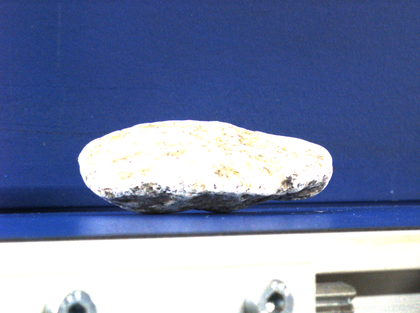
%> input picture E-UIAIA/front_1.png, 420 x 313 px, shrunk from 1292 x 964 before the run, given in place of front_1.jpeg, which was not available
$ octave reconstruct.m   (GNU Octave 9; MATLAB toolbox functions it lacks are replaced by stand-ins)
%> lines starting %> are read from the running program, lines starting %| are printed output that depends on the picture; in (x1, y1, x2, y2) boxes, pixels count from 0 and x2, y2 are one past the last pixel; in counts of white or black regions, pixels touching at a corner belong together; the program's own positions count from 1; pictures that were not available may be replaced by others from this repository, and a replacement may not be noted
### tight_subplot.m
function [ha, pos] = tight_subplot(Nh, Nw, gap, marg_h, marg_w)

% tight_subplot creates "subplot" axes with adjustable gaps and margins
%
% [ha, pos] = tight_subplot(Nh, Nw, gap, marg_h, marg_w)
%
%   in:  Nh      number of axes in hight (vertical direction)
%        Nw      number of axes in width (horizontaldirection)
%        gap     gaps between the axes in normalized units (0...1)
%                   or [gap_h gap_w] for different gaps in height and width
%        marg_h  margins in height in normalized units (0...1)
%                   or [lower upper] for different lower and upper margins
%        marg_w  margins in width in normalized units (0...1)
%                   or [left right] for different left and right margins
%
%  out:  ha     array of handles of the axes objects
%                   starting from upper left corner, going row-wise as in
%                   subplot
%        pos    positions of the axes objects
%
%  Example: ha = tight_subplot(3,2,[.01 .03],[.1 .01],[.01 .01])
%           for ii = 1:6; axes(ha(ii)); plot(randn(10,ii)); end
%           set(ha(1:4),'XTickLabel',''); set(ha,'YTickLabel','')

% Pekka Kumpulainen 21.5.2012   @tut.fi
% Tampere University of Technology / Automation Science and Engineering


if nargin<3; gap = .02; end
if nargin<4 || isempty(marg_h); marg_h = .05; end
if nargin<5; marg_w = .05; end

if numel(gap)==1;
    gap = [gap gap];
end
if numel(marg_w)==1;
    marg_w = [marg_w marg_w];
end
if numel(marg_h)==1;
    marg_h = [marg_h marg_h];
end

axh = (1-sum(marg_h)-(Nh-1)*gap(1))/Nh;
axw = (1-sum(marg_w)-(Nw-1)*gap(2))/Nw;

py = 1-marg_h(2)-axh;

% ha = zeros(Nh*Nw,1);
ii = 0;
for ih = 1:Nh
    px = marg_w(1);

    for ix = 1:Nw
        ii = ii+1;
        ha(ii) = axes('Units','normalized', ...
            'Position',[px py axw axh], ...
            'XTickLabel','', ...
            'YTickLabel','');
        px = px+axw+gap(2);
    end
    py = py-axh-gap(1);
end
if nargout > 1
    pos = get(ha,'Position');
end
ha = ha(:);

### reconstruct.m
% Ref:
% Watershed: https://www.mathworks.com/help/images/examples/marker-controlled-watershed-segmentation.html
% test.m
% Color thresholding: https://www.mathworks.com/matlabcentral/fileexchange/25682-color-threshold
% regionprops: https://wenku.baidu.com/view/3af583c108a1284ac850432d.html
% opencv thresholding: https://blog.csdn.net/guduruyu/article/details/68059450
% http://www.cnblogs.com/polly333/p/7284223.html
% 3D reconstruct: http://blog.sciencenet.cn/blog-4099-1059118.html
% https://blog.csdn.net/bizer_csdn/article/details/52712965
% Delaunay triangulation: https://blog.csdn.net/berguiliu/article/details/25003055
% Centroid of polyhedron: http://wwwf.imperial.ac.uk/~rn/centroid.pdf
% https://www.mathworks.com/matlabcentral/fileexchange/8514-centroid-of-a-convex-n-dimensional-polyhedron
% see Blobsdemo.m for other implementation
% Extract from green backdrop:
% https://blogs.mathworks.com/steve/2014/08/12/it-aint-easy-seeing-green-unless-you-have-matlab/

%% Image Segmentation
global ZJU; ZJU = false;
global UIUC; UIUC = true;

% ZJU type image (white background, dark particle), simple binarization is
% sufficient
if ZJU
    close all;
    front = imread('front.bmp');
    side = imread('side.bmp');
    top = imread('top.bmp');
    front_bi = toBinary(rgb2gray(front)); % use grayscale
    side_bi = toBinary(rgb2gray(side));
    top_bi = toBinary(rgb2gray(top));
end

% UIUC type image (blue background, bright particle), color segmentation is
% required
if UIUC
    close all;
    front = imread('front_1.jpeg');
%> front is the input picture: size 313x420x3 uint8; mean R, G, B 119.2, 132.3, 169.6
    side = imread('side_1.jpeg');
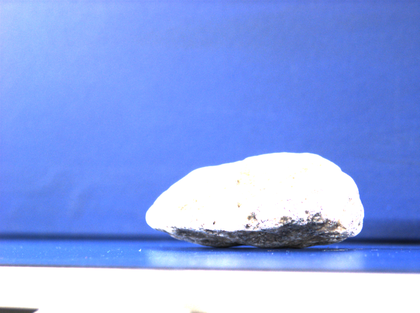
%> input picture E-UIAIA/side_1.png, 420 x 313 px, shrunk from 1292 x 964 before the run, given in place of side_1.jpeg, which was not available
%> side is the input picture: size 313x420x3 uint8; mean R, G, B 141.2, 166.5, 238.5
    top = imread('top_1.jpeg');
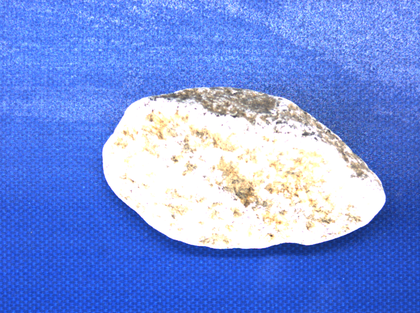
%> input picture E-UIAIA/top_1.png, 420 x 313 px, shrunk from 1292 x 964 before the run, given in place of top_1.jpeg, which was not available
%> top is the input picture: size 313x420x3 uint8; mean R, G, B 117.8, 146.4, 226.2
    front_bi = toBinary(rgb2hsv(front)); % use HSV space
%> in toBinary, `hueThres = graythresh(im(:,:,1));`: hueThres = 0.341
%> in toBinary, `satThres = graythresh(im(:,:,2));`: satThres = 0.337
%> in toBinary, `im = im(:,:,2) <= satThres;`:
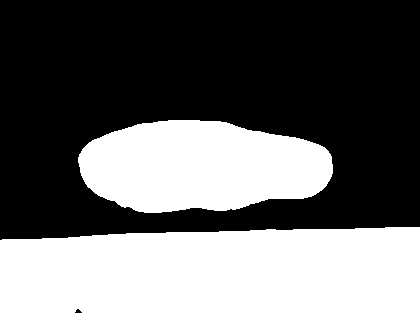
%> im: size 313x420 logical; 39.8% white; 2 white regions, box (x1, y1, x2, y2) and area: (0, 227, 420, 313) 33926, (78, 120, 333, 213) 18414
%> in toBinary, `im = imopen(im,se);`: im: size 313x420 logical; 39.8% white; 2 white regions, box (x1, y1, x2, y2) and area: (0, 227, 420, 313) 33926, (79, 120, 333, 213) 18397
%> in toBinary, `im = imclose(im,se);`: im: size 313x420 logical; 39.8% white; 2 white regions, box (x1, y1, x2, y2) and area: (0, 227, 420, 313) 33937, (79, 120, 333, 213) 18398
%> in toBinary, `im = imclearborder(im, 8);`: im: size 313x420 logical; 14% white; 1 white region, box (x1, y1, x2, y2) and area: (79, 120, 333, 213) 18398
%> in toBinary, `im = imclose(im,se);`: im: size 313x420 logical; 14% white; 1 white region, box (x1, y1, x2, y2) and area: (79, 120, 333, 213) 18407
    side_bi = toBinary(rgb2hsv(side));
%> in toBinary (call 2), `im = imgaussfilt(im, 2);`:
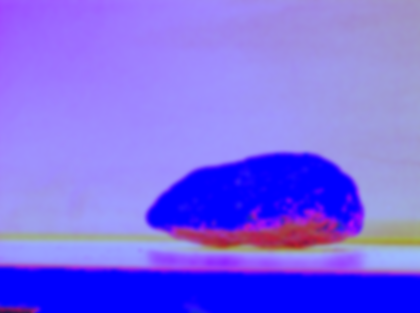
%> im: size 313x420x3 double; mean R, G, B 0.492, 0.415, 0.936
%> in toBinary (call 2), `hueThres = graythresh(im(:,:,1));`: hueThres = 0.322
%> in toBinary (call 2), `satThres = graythresh(im(:,:,2));`: satThres = 0.294
%> in toBinary (call 2), `im = im(:,:,2) <= satThres;`: im: size 313x420 logical; 26.9% white; 5 white regions (2 under 20 px), largest, box (x1, y1, x2, y2) and area: (0, 258, 420, 313) 19219, (146, 152, 364, 248) 15986, (159, 257, 177, 264) 84
%> in toBinary (call 2), `im = imfill(im, 8, 'holes');`: im: size 313x420 logical; 26.9% white; 5 white regions (2 under 20 px), largest, box (x1, y1, x2, y2) and area: (0, 258, 420, 313) 19225, (146, 152, 364, 248) 15986, (159, 257, 177, 264) 84
%> in toBinary (call 2), `im = imopen(im,se);`: im: size 313x420 logical; 26.7% white; 2 white regions, box (x1, y1, x2, y2) and area: (0, 258, 420, 313) 19188, (146, 153, 363, 248) 15958
%> in toBinary (call 2), `im = imclose(im,se);`: im: size 313x420 logical; 27% white; 1 white region, box (x1, y1, x2, y2) and area: (0, 153, 420, 313) 35530
%> in toBinary (call 2), `im = imclearborder(im, 8);`: im: size 313x420 logical; every value is 0
    top_bi = toBinary(rgb2hsv(top));
%> in toBinary (call 3), `im = imgaussfilt(im, 2);`:
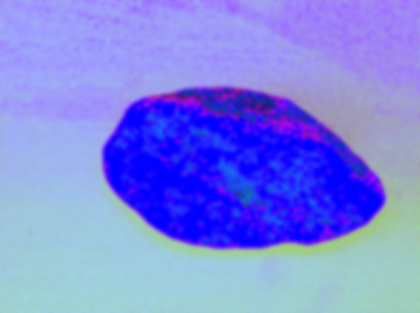
%> im: size 313x420x3 double; mean R, G, B 0.496, 0.522, 0.902
%> in toBinary (call 3), `hueThres = graythresh(im(:,:,1));`: hueThres = 0.365
%> in toBinary (call 3), `satThres = graythresh(im(:,:,2));`: satThres = 0.376
%> in toBinary (call 3), `im = im(:,:,2) <= satThres;`:
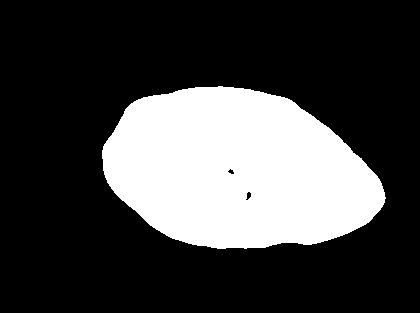
%> im: size 313x420 logical; 26.3% white; 1 white region, box (x1, y1, x2, y2) and area: (102, 86, 386, 249) 34599
%> in toBinary (call 3), `im = imfill(im, 8, 'holes');`: im: size 313x420 logical; 26.4% white; 1 white region, box (x1, y1, x2, y2) and area: (102, 86, 386, 249) 34642
%> in toBinary (call 3), `im = imopen(im,se);`: im: size 313x420 logical; 26.3% white; 1 white region, box (x1, y1, x2, y2) and area: (102, 87, 385, 249) 34630
%> in toBinary (call 3), `im = imclose(im,se);`: im: size 313x420 logical; 26.3% white; 1 white region, box (x1, y1, x2, y2) and area: (102, 87, 385, 249) 34633
%> in toBinary (call 3), `im = imclose(im,se);`: im: size 313x420 logical; 26.3% white; 1 white region, box (x1, y1, x2, y2) and area: (102, 87, 385, 249) 34636
end

figure
[ha, pos] = tight_subplot(2,3,[.01 .01],[.01 .01],[.01 .01]);
axes(ha(1)), imshow(front), title('front');
axes(ha(2)), imshow(side), title('side');
axes(ha(3)), imshow(top), title('top');
axes(ha(4)), imshow(front_bi), title('front');
axes(ha(5)), imshow(side_bi), title('side');
axes(ha(6)), imshow(top_bi), title('top');

textContent = {'Original images', 'Binary images'};
textPos = {[0 0.9 1 0.1], [0 0.4 1 0.1]}; % relative location w.r.t to the figure
for i = 1:2
    annotation('textbox', textPos{i}, ...
               'String', textContent{i}, ...
               'EdgeColor', 'none', ...
               'HorizontalAlignment', 'center',...
               'FitBoxToText','on',...
               'FontWeight','bold')
end
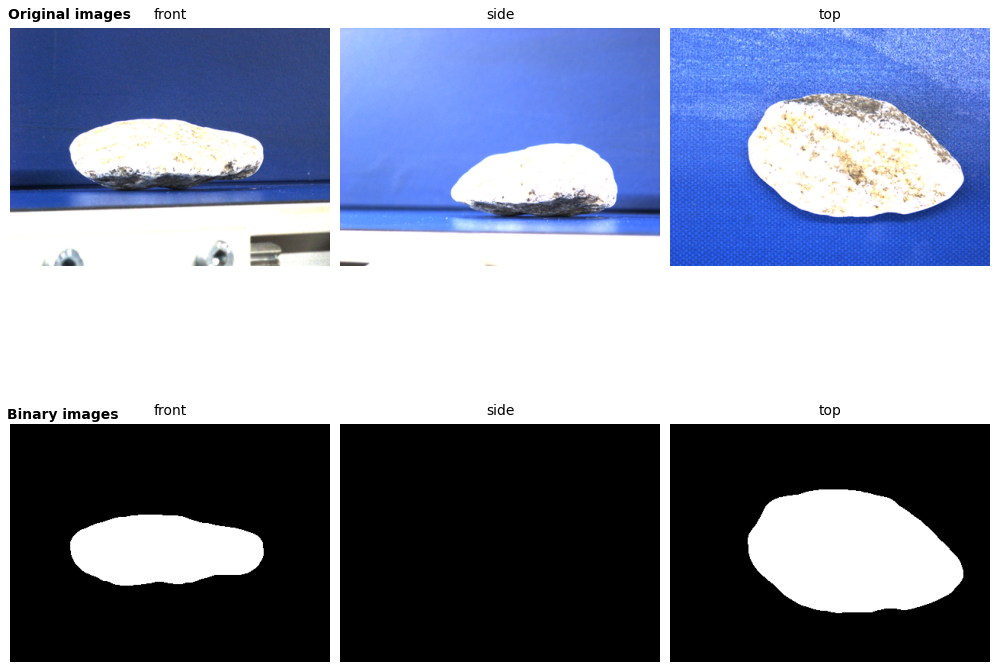
%> figure redrawn from the program's plot data, 7 panels

print('UIUC_image.png', '-r300', '-dpng');

%% toBinary()
% @param im The input image
% @return The desired binary image
function im = toBinary(im)

global ZJU
global UIUC

if ZJU
    im = imgaussfilt(im, 2); % Gaussian filtering with sigma = 2
    im = imbinarize(im,0.7); % Binarize with threshold = 0.7. Illuminance > threshod, true; otherwise, false
    im = imclearborder(~im, 8); % Only take the object that is in center of the image
    im = imfill(im, 8, 'holes'); % Fill holes in the mask. Note the object (particle) is always darker than background, use ~ (NOT) operator
end

if UIUC
    im = imgaussfilt(im, 2);
    hueThres = graythresh(im(:,:,1)); % To obtain the best threshold value. https://www.mathworks.com/help/images/ref/graythresh.html
    satThres = graythresh(im(:,:,2));
    % im = (abs(im(:,:,1) - 0.67) > 0.3) + (im(:,:,2) < satThres); % hue and saturation
    im = im(:,:,2) <= satThres;
    im = imfill(im, 8, 'holes');

    se = strel('disk',10);
    im = imopen(im,se); %remove noise
    se = strel('disk',10);
    im = imclose(im,se); %fill small holes
    im = imclearborder(im, 8);
    se = strel('disk',20);
    im = imclose(im,se); %fill big holes
end

end

% [16 lines of commented-out code are left out]
